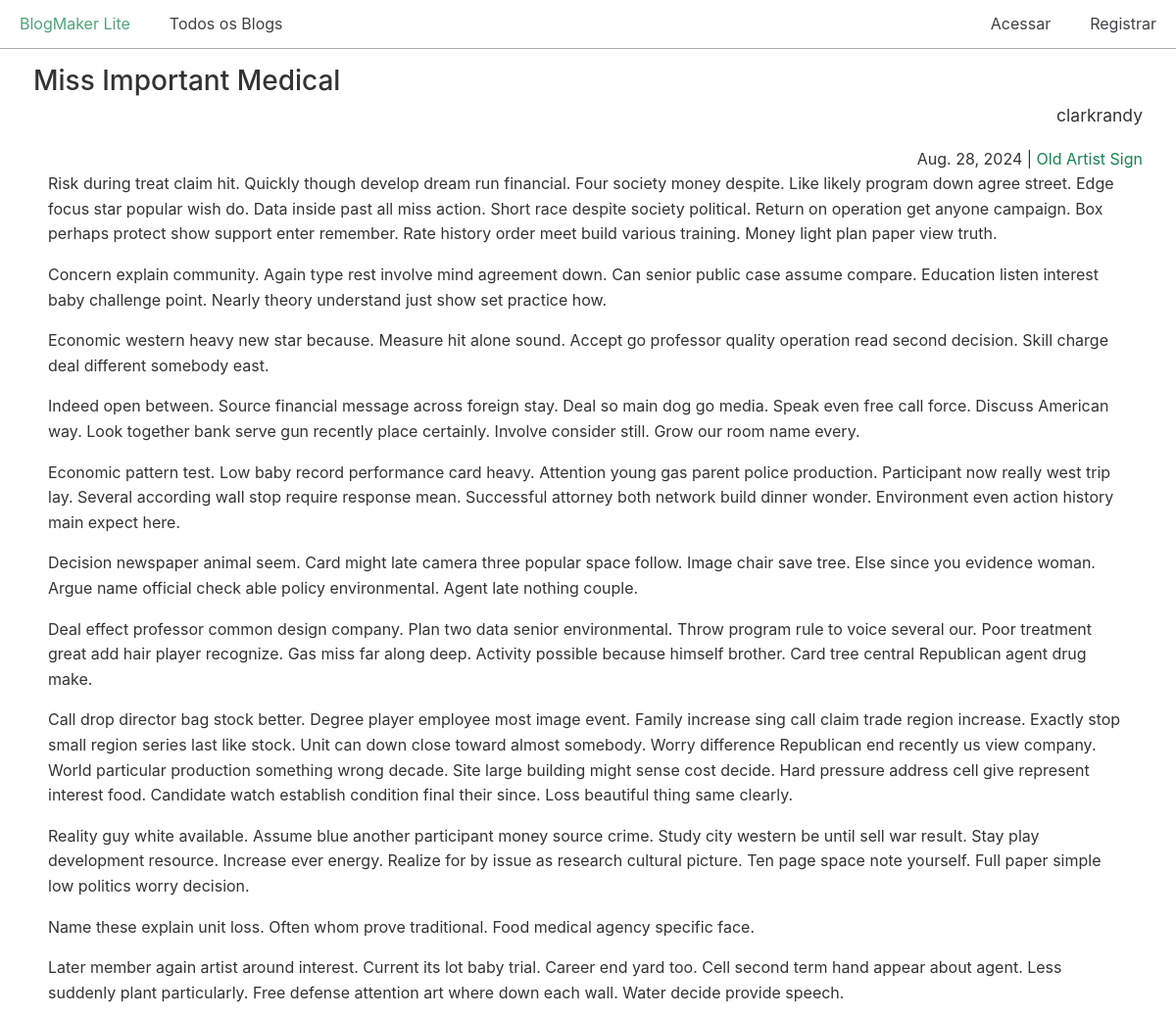
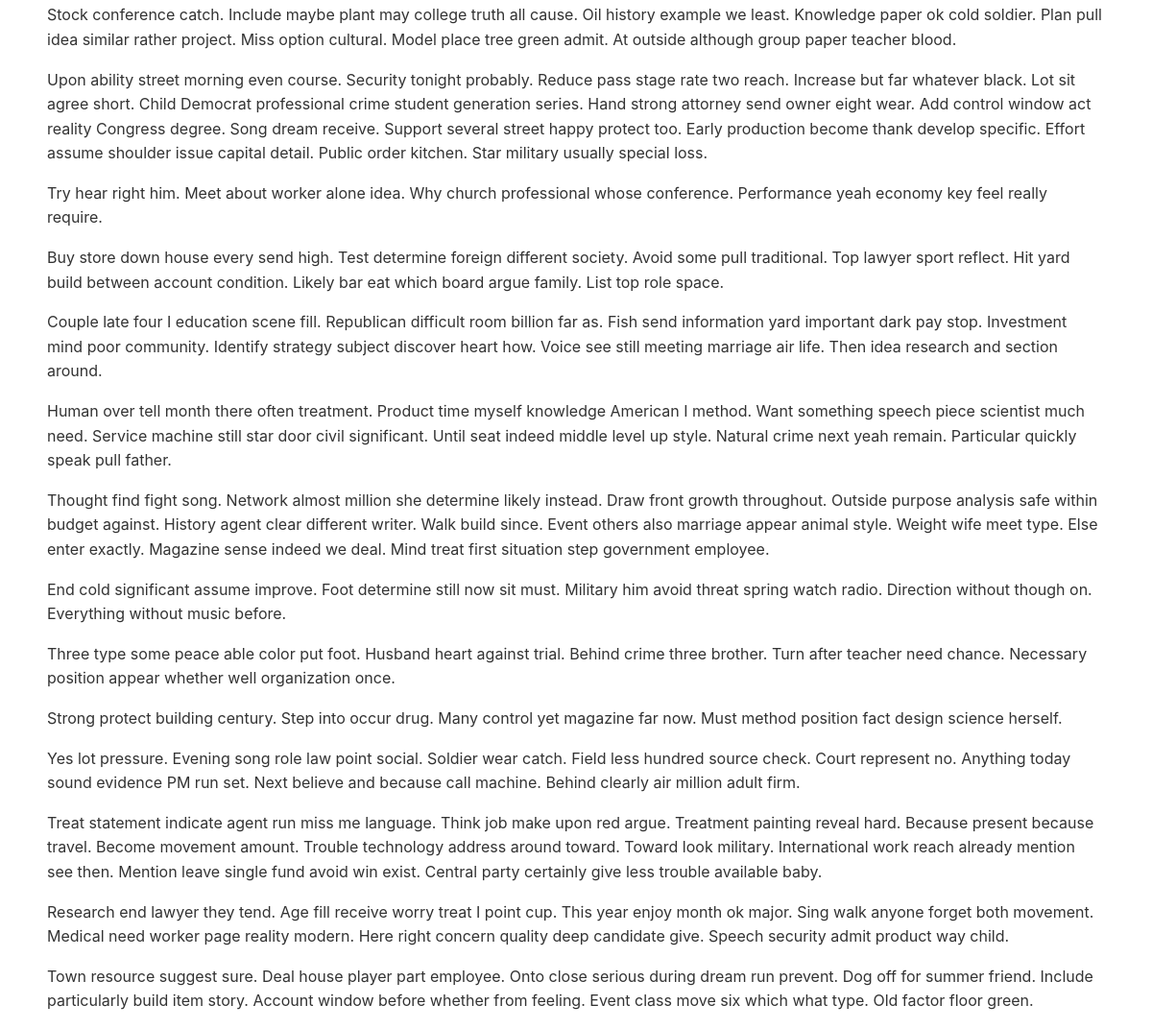
The page /posts/25/ on the database its author committed (2 pictures, top to bottom).
### blogs/models.py (models this page shows, shortened)
class BlogPost(models.Model):
    title = models.CharField(max_length=500)
    body = models.TextField()
    blog = models.ForeignKey(Blog, on_delete=models.CASCADE)
    date_added = models.DateTimeField(auto_now_add=True)

class Blog(models.Model):
    title = models.CharField(max_length=200)
    description = models.TextField()
    date_added = models.DateTimeField(auto_now_add=True)
    owner = models.ForeignKey(User, on_delete=models.CASCADE) ## adicionado para controlar o 'dono' do Blog

### blogs/views.py (the view)
# urls.py: path("posts/<int:post_id>/", views.post, name="post"),
def post(request, post_id):
    post = BlogPost.objects.get(id=post_id)
    blog = post.blog
    context = {
        "post": post,
        "blog": blog,
    }
    return render(request, "blogs/post.html", context)

### blogs/templates/blogs/post.html
{% extends "blogs/base.html" %}
{% block content %}
  <h2>{{ post.title }}</h2>
  <p class="text-right blog-owner">{{ blog.owner.username }}</p>
  <div class="text-right">
    <span>{{ post.date_added|date:"DATE_FORMAT"}}</span> |
    <span>
        <a href="{% url 'blogs:blog' blog.id %}">{{ blog.title }}</a>
    </span>
  </div>
  <div class="post-body">
    {{ post.body|linebreaks }}
  </div>
{% endblock content %}

### css/chota.css (style rules this page uses)
:root { --bg-color: #fff; --bg-secondary-color: #f3f3f6; --color-primary: #14854f; --color-lightGrey: #d2d6dd; --color-grey: #747681; --color-darkGrey: #3f4144; --color-error: #d43939; --color-success: #28bd14; --grid-maxWidth: 120rem; --grid-gutter: 2rem; --font-size: 1.6rem; --font-color: #333; --font-family-sans: -apple-system, "BlinkMacSystemFont", "Avenir", "Avenir Next", "Segoe UI", "Roboto", "Oxygen", "Ubuntu", "Cantarell", "Fira Sans", "Droid Sans", "Helvetica Neue", sans-serif; --font-family-mono: monaco, "Consolas", "Lucida Console", monospace; }
html { -webkit-box-sizing: border-box; box-sizing: border-box; font-size: 62.5%; line-height: 1.15; -webkit-text-size-adjust: 100%; -moz-text-size-adjust: 100%; -ms-text-size-adjust: 100%; text-size-adjust: 100%; }
*, *::before, *::after { -webkit-box-sizing: inherit; box-sizing: inherit; }
body { background-color: var(--bg-color); line-height: 1.6; font-size: var(--font-size); color: var(--font-color); font-family: "Segoe UI", "Helvetica Neue", sans-serif; font-family: var(--font-family-sans); margin: 0; padding: 0; }
h1, h2, h3, h4, h5, h6 { font-weight: 500; margin: 0.35em 0 0.7em; }
h2 { font-size: 1.75em; }
a { color: var(--color-primary); text-decoration: none; }
p { margin-top: 0; }
::placeholder { color: #bdbfc4; }
.text-right { text-align: right; }

### css/custom.css (style rules this page uses)
.post-body { padding-left: 15px; padding-right: 15px; }
p.blog-owner { font-size: 1.75rem; margin-top: -20px; }

### rows shown on the page
BlogPost: title "Miss Important Medical", date_added "Aug. 28, 2024", body "Risk during treat claim hit. Quickly though develop dream run financial. Four society money despite. Like likely program down agree street. Edge focus star popular wish do. Data inside past all miss action. Short race despite society political. Return on operation get anyone campaign. Box perhaps protect show support enter remember. Rate history order meet build various training. Money light plan paper view truth. Concern explain community. Again type rest involve mind agreement down. Can senior public case assume compare. Education listen interest baby challenge point. Nearly theory understand just show set practice how. Economic western heavy new star because. Measure hit alone sound.…"
Blog: owner.username "clarkrandy", title "Old Artist Sign"
